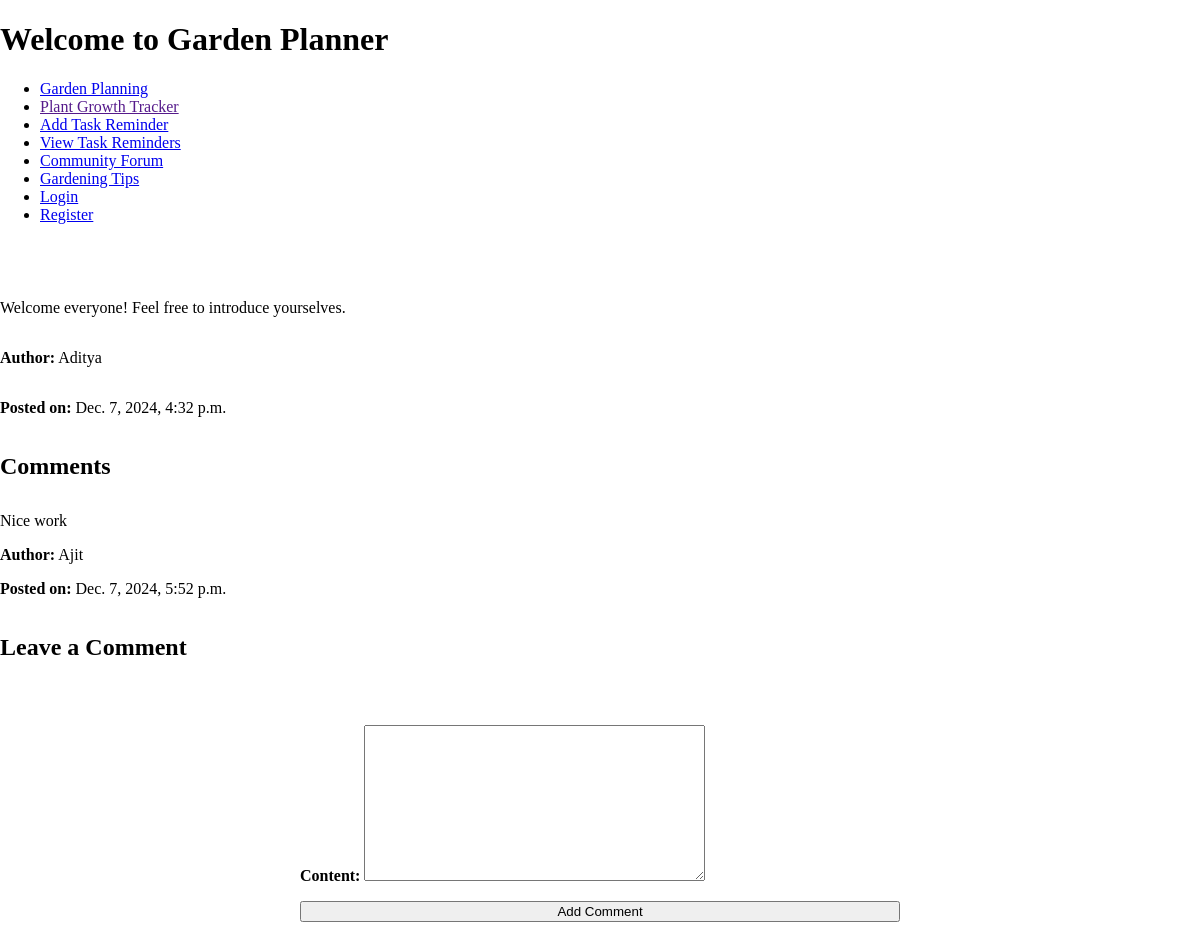
Page /forum/posts/1/ on the committed database.
### forum/models.py (models this page shows, shortened)
class Post(models.Model):
    topic = models.ForeignKey(Topic, on_delete=models.CASCADE)
    parent = models.ForeignKey('self', null=True, blank=True, on_delete=models.CASCADE)
    content = models.TextField()
    author = models.ForeignKey(User, on_delete=models.CASCADE)
    created_at = models.DateTimeField(auto_now_add=True)

class Comment(models.Model):
    post = models.ForeignKey(Post, on_delete=models.CASCADE, related_name='comments')
    author = models.ForeignKey(User, on_delete=models.CASCADE)
    content = models.TextField()
    created_at = models.DateTimeField(auto_now_add=True)

### forum/views.py (the view)
# urls.py: path('posts/<int:pk>/', views.post_detail, name='post_detail'),
def post_detail(request,pk):
    post = get_object_or_404(Post, pk=pk)
    comments = post.comments.all()
    if request.method == 'POST':
        form = CommentForm(request.POST)
        if form.is_valid():
            comment = form.save(commit=False)
            comment.post = post
            comment.author = request.user
            comment.save()
            return redirect('post_detail', pk=post.pk)
    else:
        form = CommentForm()
    return render(request, 'forum/post_detail.html', {'post': post, 'comments': comments, 'form': form})

### forum/forms.py
class CommentForm(forms.ModelForm):
    class Meta:
        model = Comment
        fields = ['content']

### templates/forum/post_detail.html (shortened to what this page needs)
<!DOCTYPE html>
<html lang="en">
<head>
    {% load static %}
    <link rel="stylesheet" href="{% static 'css/style.css' %}">
</head>
<body>
    <header>
        <h1>Welcome to Garden Planner</h1>
        <nav>
            <ul>
                <li><a href="{% url 'garden' %}">Garden Planning</a></li>
                <li><a href="">Plant Growth Tracker</a></li>
                <li><a href="{% url 'add_task' %}">Add Task Reminder</a></li>
                 <li><a href="{% url 'view_tasks' %}">View Task Reminders</a></li>
                <li><a href="{% url 'category_list' %}">Community Forum</a></li>
                <li><a href="{% url 'tips:view_tips' %}">Gardening Tips</a></li>
                {% if user.is_authenticated %}
                    <li><a href="{% url 'logout' %}">Logout</a></li>
                {% else %}
                    <li><a href="{% url 'login' %}">Login</a></li>
                    <li><a href="{% url 'register' %}">Register</a></li>
                {% endif %}
            </ul>
        </nav>
    </header>
    <main>
    <div class="container">
        <p>{{ post.content }}</p>
        <p><strong>Author:</strong> {{ post.author.username }}</p>
        <p><strong>Posted on:</strong> {{ post.created_at }}</p>
        <h2>Comments</h2>
        <div class="comments">
            {% for comment in comments %}
                <div class="comment">
                    <p>{{ comment.content }}</p>
                    <p><strong>Author:</strong> {{ comment.author.username }}</p>
                    <p><strong>Posted on:</strong> {{ comment.created_at }}</p>
                </div>
            {% empty %}
                <p>No comments yet.</p>
            {% endfor %}
        </div>
        <h2>Leave a Comment</h2>
        <form method="post">
            {{ form.as_p }}
            <button type="submit">Add Comment</button>
        </form>
    </div>
</main>
</body>
</html>

### static/css/style.css (style rules this page uses)
body { background-color: #fff; }
main h2 { margin-bottom: 1rem; }
form { display: flex; flex-direction: column; margin: 2rem auto; width: 80%; max-width: 600px; }
form label { margin-top: 1rem; font-weight: bold; }
html, body { height: 100%; margin: 0; display: flex; flex-direction: column; }
.container { display: flex; flex-direction: column; min-height: 100vh; }
main { flex: 1; }

### rows in the picture
Post: content "Welcome everyone! Feel free to introduce yourselves.", author.username "Aditya", created_at "Dec. 7, 2024, 4:32 p.m."
Comment: content "Nice work", author.username "Ajit", created_at "Dec. 7, 2024, 5:52 p.m."
